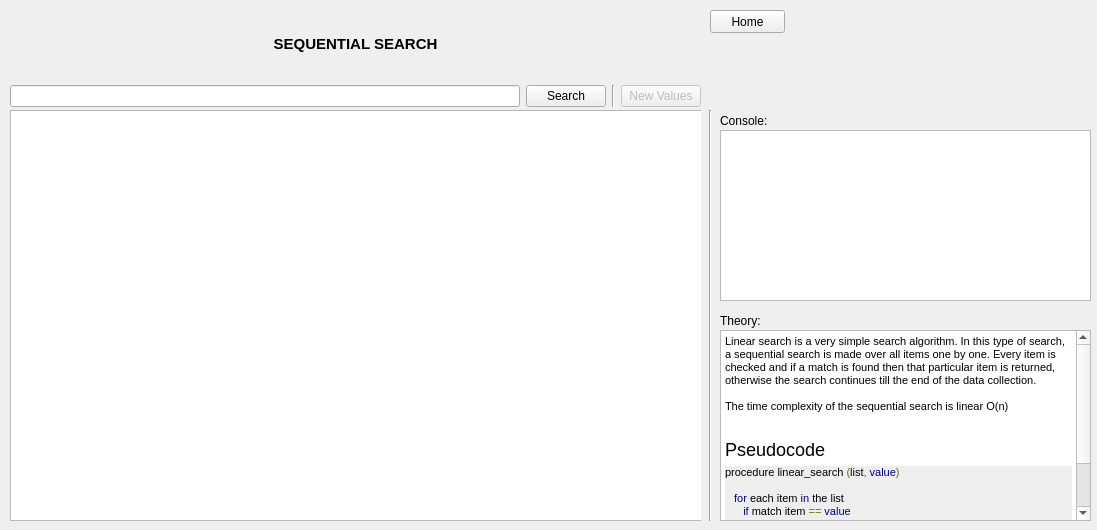
<?xml version="1.0" encoding="UTF-8"?>
<ui version="4.0">
 <class>SeqSrchViewClass</class>
 <widget class="QWidget" name="SeqSrchViewClass">
  <property name="geometry">
   <rect>
    <x>0</x>
    <y>0</y>
    <width>1097</width>
    <height>530</height>
   </rect>
  </property>
  <property name="windowTitle">
   <string>Form</string>
  </property>
  <widget class="QPlainTextEdit" name="seqSrchPlainTextEdit">
   <property name="geometry">
    <rect>
     <x>720</x>
     <y>130</y>
     <width>371</width>
     <height>171</height>
    </rect>
   </property>
   <property name="readOnly">
    <bool>true</bool>
   </property>
  </widget>
  <widget class="QPushButton" name="seqSrchHomeBtn">
   <property name="geometry">
    <rect>
     <x>710</x>
     <y>10</y>
     <width>75</width>
     <height>23</height>
    </rect>
   </property>
   <property name="text">
    <string>Home</string>
   </property>
  </widget>
  <widget class="QTextBrowser" name="seqSrchInfoTextBrowser">
   <property name="geometry">
    <rect>
     <x>720</x>
     <y>330</y>
     <width>371</width>
     <height>191</height>
    </rect>
   </property>
   <property name="html">
    <string>&lt;!DOCTYPE HTML PUBLIC &quot;-//W3C//DTD HTML 4.0//EN&quot; &quot;http://www.w3.org/TR/REC-html40/strict.dtd&quot;&gt;
&lt;html&gt;&lt;head&gt;&lt;meta name=&quot;qrichtext&quot; content=&quot;1&quot; /&gt;&lt;style type=&quot;text/css&quot;&gt;
p, li { white-space: pre-wrap; }
&lt;/style&gt;&lt;/head&gt;&lt;body style=&quot; font-family:'MS Shell Dlg 2'; font-size:8.25pt; font-weight:400; font-style:normal;&quot;&gt;
&lt;p style=&quot; margin-top:0px; margin-bottom:0px; margin-left:0px; margin-right:0px; -qt-block-indent:0; text-indent:0px;&quot;&gt;&lt;span style=&quot; font-family:'Nunito','sans-serif'; font-size:8pt; color:#000000; background-color:#ffffff;&quot;&gt;Linear search is a very simple search algorithm. In this type of search, a sequential search is made over all items one by one. Every item is checked and if a match is found then that particular item is returned, otherwise the search continues till the end of the data collection.&lt;/span&gt;&lt;/p&gt;
&lt;p style=&quot;-qt-paragraph-type:empty; margin-top:0px; margin-bottom:0px; margin-left:0px; margin-right:0px; -qt-block-indent:0; text-indent:0px; font-family:'Nunito','sans-serif'; font-size:8pt; color:#000000;&quot;&gt;&lt;br /&gt;&lt;/p&gt;
&lt;p style=&quot; margin-top:0px; margin-bottom:0px; margin-left:0px; margin-right:0px; -qt-block-indent:0; text-indent:0px;&quot;&gt;&lt;span style=&quot; font-family:'Arial','sans-serif'; font-size:8pt; color:#000000;&quot;&gt;The time complexity of the sequential search is linear O(n&lt;/span&gt;&lt;span style=&quot; font-size:8pt; color:#000000;&quot;&gt;) &lt;/span&gt;&lt;/p&gt;
&lt;h2 style=&quot;-qt-paragraph-type:empty; margin-top:0px; margin-bottom:0px; margin-left:0px; margin-right:0px; -qt-block-indent:0; text-indent:0px; line-height:125%; font-family:'Heebo','sans-serif'; font-size:8pt; font-weight:496; color:#000000;&quot;&gt;&lt;br /&gt;&lt;/h2&gt;
&lt;h2 style=&quot; margin-top:0px; margin-bottom:0px; margin-left:0px; margin-right:0px; -qt-block-indent:0; text-indent:0px; line-height:125%;&quot;&gt;&lt;span style=&quot; font-family:'Heebo','sans-serif'; font-size:8pt; font-weight:496; color:#000000;&quot;&gt;Pseudocode&lt;/span&gt;&lt;/h2&gt;
&lt;p style=&quot; margin-top:0px; margin-bottom:0px; margin-left:0px; margin-right:0px; -qt-block-indent:0; text-indent:0px; background-color:#eeeeee;&quot;&gt;&lt;span style=&quot; font-family:'Courier New'; font-size:8pt; color:#000000;&quot;&gt;procedure linear_search &lt;/span&gt;&lt;span style=&quot; font-family:'Courier New'; font-size:8pt; color:#666600;&quot;&gt;(&lt;/span&gt;&lt;span style=&quot; font-family:'Courier New'; font-size:8pt; color:#000000;&quot;&gt;list&lt;/span&gt;&lt;span style=&quot; font-family:'Courier New'; font-size:8pt; color:#666600;&quot;&gt;,&lt;/span&gt;&lt;span style=&quot; font-family:'Courier New'; font-size:8pt; color:#000000;&quot;&gt; &lt;/span&gt;&lt;span style=&quot; font-family:'Courier New'; font-size:8pt; color:#000088;&quot;&gt;value&lt;/span&gt;&lt;span style=&quot; font-family:'Courier New'; font-size:8pt; color:#666600;&quot;&gt;)&lt;/span&gt;&lt;/p&gt;
&lt;p style=&quot;-qt-paragraph-type:empty; margin-top:0px; margin-bottom:0px; margin-left:0px; margin-right:0px; -qt-block-indent:0; text-indent:0px; font-family:'Courier New'; font-size:8pt; color:#666600; background-color:#eeeeee;&quot;&gt;&lt;br /&gt;&lt;/p&gt;
&lt;p style=&quot; margin-top:0px; margin-bottom:0px; margin-left:0px; margin-right:0px; -qt-block-indent:0; text-indent:0px; background-color:#eeeeee;&quot;&gt;&lt;span style=&quot; font-family:'Courier New'; font-size:8pt; color:#000000;&quot;&gt;   &lt;/span&gt;&lt;span style=&quot; font-family:'Courier New'; font-size:8pt; color:#000088;&quot;&gt;for&lt;/span&gt;&lt;span style=&quot; font-family:'Courier New'; font-size:8pt; color:#000000;&quot;&gt; each item &lt;/span&gt;&lt;span style=&quot; font-family:'Courier New'; font-size:8pt; color:#000088;&quot;&gt;in&lt;/span&gt;&lt;span style=&quot; font-family:'Courier New'; font-size:8pt; color:#000000;&quot;&gt; the list&lt;/span&gt;&lt;/p&gt;
&lt;p style=&quot; margin-top:0px; margin-bottom:0px; margin-left:0px; margin-right:0px; -qt-block-indent:0; text-indent:0px; background-color:#eeeeee;&quot;&gt;&lt;span style=&quot; font-family:'Courier New'; font-size:8pt; color:#000000;&quot;&gt;      &lt;/span&gt;&lt;span style=&quot; font-family:'Courier New'; font-size:8pt; color:#000088;&quot;&gt;if&lt;/span&gt;&lt;span style=&quot; font-family:'Courier New'; font-size:8pt; color:#000000;&quot;&gt; match item &lt;/span&gt;&lt;span style=&quot; font-family:'Courier New'; font-size:8pt; color:#666600;&quot;&gt;==&lt;/span&gt;&lt;span style=&quot; font-family:'Courier New'; font-size:8pt; color:#000000;&quot;&gt; &lt;/span&gt;&lt;span style=&quot; font-family:'Courier New'; font-size:8pt; color:#000088;&quot;&gt;value&lt;/span&gt;&lt;/p&gt;
&lt;p style=&quot; margin-top:0px; margin-bottom:0px; margin-left:0px; margin-right:0px; -qt-block-indent:0; text-indent:0px; background-color:#eeeeee;&quot;&gt;&lt;span style=&quot; font-family:'Courier New'; font-size:8pt; color:#000000;&quot;&gt;         &lt;/span&gt;&lt;span style=&quot; font-family:'Courier New'; font-size:8pt; color:#000088;&quot;&gt;return&lt;/span&gt;&lt;span style=&quot; font-family:'Courier New'; font-size:8pt; color:#000000;&quot;&gt; the item&lt;/span&gt;&lt;span style=&quot; font-family:'Courier New'; font-size:8pt; color:#008800;&quot;&gt;'s location&lt;/span&gt;&lt;/p&gt;
&lt;p style=&quot; margin-top:0px; margin-bottom:0px; margin-left:0px; margin-right:0px; -qt-block-indent:0; text-indent:0px; background-color:#eeeeee;&quot;&gt;&lt;span style=&quot; font-family:'Courier New'; font-size:8pt; color:#008800;&quot;&gt;      end if&lt;/span&gt;&lt;/p&gt;
&lt;p style=&quot; margin-top:0px; margin-bottom:0px; margin-left:0px; margin-right:0px; -qt-block-indent:0; text-indent:0px; background-color:#eeeeee;&quot;&gt;&lt;span style=&quot; font-family:'Courier New'; font-size:8pt; color:#008800;&quot;&gt;   end for&lt;/span&gt;&lt;/p&gt;
&lt;p style=&quot;-qt-paragraph-type:empty; margin-top:0px; margin-bottom:0px; margin-left:0px; margin-right:0px; -qt-block-indent:0; text-indent:0px; font-family:'Courier New'; font-size:8pt; color:#008800; background-color:#eeeeee;&quot;&gt;&lt;br /&gt;&lt;/p&gt;
&lt;p style=&quot; margin-top:0px; margin-bottom:0px; margin-left:0px; margin-right:0px; -qt-block-indent:0; text-indent:0px; background-color:#eeeeee;&quot;&gt;&lt;span style=&quot; font-family:'Courier New'; font-size:8pt; color:#008800;&quot;&gt;end procedure&lt;/span&gt;&lt;/p&gt;&lt;/body&gt;&lt;/html&gt;</string>
   </property>
  </widget>
  <widget class="QLabel" name="seqSrchConsoleLabel">
   <property name="geometry">
    <rect>
     <x>720</x>
     <y>110</y>
     <width>47</width>
     <height>21</height>
    </rect>
   </property>
   <property name="text">
    <string>Console:</string>
   </property>
  </widget>
  <widget class="Line" name="seqSrchAnimTextAreaSeparator">
   <property name="geometry">
    <rect>
     <x>695</x>
     <y>110</y>
     <width>31</width>
     <height>411</height>
    </rect>
   </property>
   <property name="orientation">
    <enum>Qt::Vertical</enum>
   </property>
  </widget>
  <widget class="QWidget" name="seqSrchAnimAreaPane" native="true">
   <property name="geometry">
    <rect>
     <x>10</x>
     <y>110</y>
     <width>691</width>
     <height>411</height>
    </rect>
   </property>
   <widget class="QGraphicsView" name="seqSrchAnimArea">
    <property name="geometry">
     <rect>
      <x>0</x>
      <y>0</y>
      <width>701</width>
      <height>411</height>
     </rect>
    </property>
   </widget>
  </widget>
  <widget class="QLabel" name="seqSrchInfoConsoleLabel">
   <property name="geometry">
    <rect>
     <x>720</x>
     <y>310</y>
     <width>47</width>
     <height>21</height>
    </rect>
   </property>
   <property name="text">
    <string>Theory:</string>
   </property>
  </widget>
  <widget class="QWidget" name="layoutWidget">
   <property name="geometry">
    <rect>
     <x>10</x>
     <y>10</y>
     <width>691</width>
     <height>97</height>
    </rect>
   </property>
   <layout class="QVBoxLayout" name="seqSrchHeaderAndControlPane">
    <item>
     <widget class="QLabel" name="seqSrchHeaderLabel">
      <property name="layoutDirection">
       <enum>Qt::RightToLeft</enum>
      </property>
      <property name="text">
       <string>&lt;html&gt;&lt;head/&gt;&lt;body&gt;&lt;p&gt;&lt;span style=&quot; font-size:11pt; font-weight:600;&quot;&gt;SEQUENTIAL SEARCH&lt;/span&gt;&lt;/p&gt;&lt;/body&gt;&lt;/html&gt;</string>
      </property>
      <property name="alignment">
       <set>Qt::AlignCenter</set>
      </property>
     </widget>
    </item>
    <item>
     <layout class="QHBoxLayout" name="seqSrchControlPane">
      <item>
       <widget class="QLineEdit" name="seqSrchInsertLineEdit"/>
      </item>
      <item>
       <widget class="QPushButton" name="seqSrchSrchBtn">
        <property name="text">
         <string>Search</string>
        </property>
       </widget>
      </item>
      <item>
       <widget class="Line" name="seqSrchSrchNewValSepLine">
        <property name="orientation">
         <enum>Qt::Vertical</enum>
        </property>
       </widget>
      </item>
      <item>
       <widget class="QPushButton" name="seqSrchNewValBtn">
        <property name="enabled">
         <bool>false</bool>
        </property>
        <property name="text">
         <string>New Values</string>
        </property>
       </widget>
      </item>
     </layout>
    </item>
   </layout>
  </widget>
 </widget>
 <resources/>
 <connections/>
</ui>
